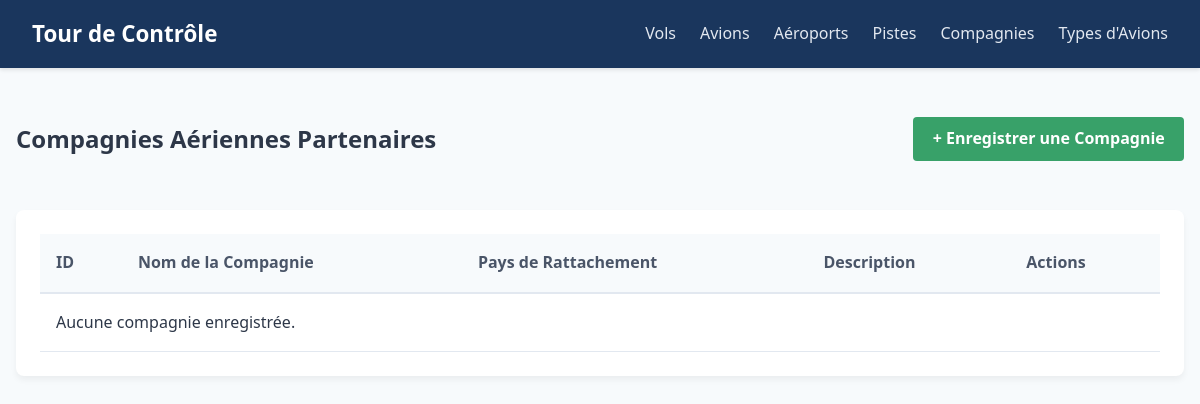
Page /compagnies/ on the earlier database version.
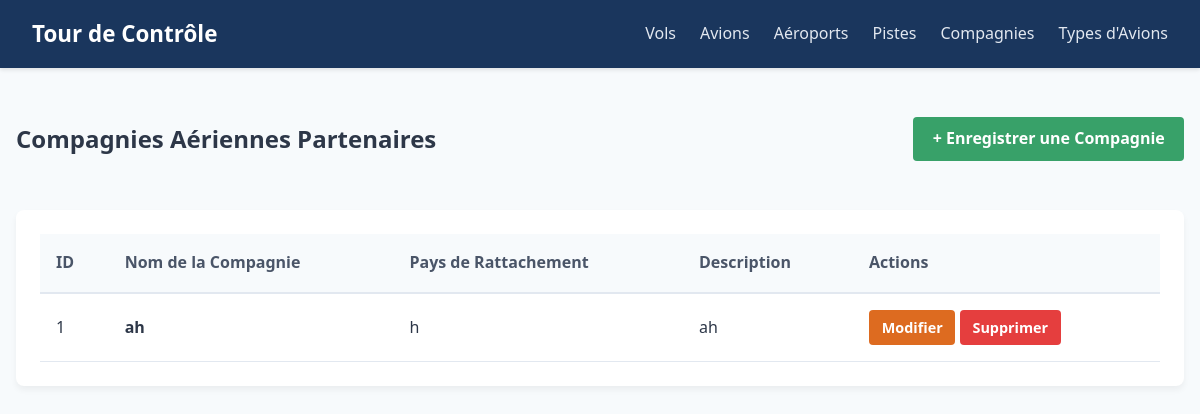
Same page on the later database version.
### gestion_trafic/models.py (models this page shows, shortened)
class Compagnie(models.Model):
    nom = models.CharField(max_length=100, verbose_name="Nom de la compagnie")
    description = models.TextField(blank=True, null=True)
    pays_rattachement = models.CharField(max_length=100)

### gestion_trafic/views.py (the view)
# urls.py: path('compagnies/', views.CompagnieListView.as_view(), name='liste_compagnies'),
class CompagnieListView(ListView):
    model = Compagnie
    template_name = 'gestion_trafic/compagnies/liste.html'
    context_object_name = 'compagnies'

### gestion_trafic/templates/gestion_trafic/compagnies/liste.html
{% extends 'gestion_trafic/base.html' %}
{% block content %}
<div class="page-header">
    <h2>Compagnies Aériennes Partenaires</h2>
    <a href="{% url 'ajouter_compagnie' %}" class="btn btn-success">+ Enregistrer une Compagnie</a>
</div>
<div class="data-card">
    <table class="data-table">
        <thead>
            <tr>
                <th>ID</th>
                <th>Nom de la Compagnie</th>
                <th>Pays de Rattachement</th>
                <th>Description</th>
                <th>Actions</th>
            </tr>
        </thead>
        <tbody>
            {% for compagnie in compagnies %}
            <tr>
                <td>{{ compagnie.id }}</td>
                <td><strong>{{ compagnie.nom }}</strong></td>
                <td>{{ compagnie.pays_rattachement }}</td>
                <td>{{ compagnie.description|default:"Aucune description" }}</td>
                <td>
                    <a href="{% url 'modifier_compagnie' compagnie.id %}" class="btn btn-warning">Modifier</a>
                    <a href="{% url 'supprimer_compagnie' compagnie.id %}" class="btn btn-danger">Supprimer</a>
                </td>
            </tr>
            {% empty %}
            <tr>
                <td colspan="5" class="text-center">Aucune compagnie enregistrée.</td>
            </tr>
            {% endfor %}
        </tbody>
    </table>
</div>
{% endblock %}

### gestion_trafic/templates/gestion_trafic/base.html (shortened to what this page needs)
{% load static %}
<!DOCTYPE html>
<html lang="fr">
<head>
    <link rel="stylesheet" href="{% static 'css/style.css' %}">
</head>
<body>
<nav class="navbar">
    <a class="navbar-brand" href="{% url 'accueil' %}"> Tour de Contrôle</a>
    <ul class="navbar-nav">
        <li><a class="nav-link" href="{% url 'liste_vols' %}">Vols</a></li>
        <li><a class="nav-link" href="{% url 'liste_avions' %}">Avions</a></li>
        <li><a class="nav-link" href="{% url 'liste_aeroports' %}">Aéroports</a></li>
        <li><a class="nav-link" href="{% url 'liste_pistes' %}">Pistes</a></li>
        <li><a class="nav-link" href="{% url 'liste_compagnies' %}">Compagnies</a></li>
        <li><a class="nav-link" href="{% url 'liste_types_avions' %}">Types d'Avions</a></li>
    </ul>
</nav>
<div class="container">
    {% block content %}
    {% endblock %}
</div>
</body>
</html>

### gestion_trafic/static/css/style.css (style rules this page uses)
:root { --primary-color: #1a365d; --secondary-color: #2b6cb0; --bg-light: #f7fafc; --text-dark: #2d3748; --white: #ffffff; --success: #38a169; --warning: #dd6b20; --danger: #e53e3e; --border-color: #e2e8f0; }
body { font-family: 'Segoe UI', Tahoma, Geneva, Verdana, sans-serif; background-color: var(--bg-light); color: var(--text-dark); margin: 0; padding: 0; line-height: 1.6; }
.navbar { background-color: var(--primary-color); padding: 1rem 2rem; display: flex; justify-content: space-between; align-items: center; box-shadow: 0 2px 4px rgba(0,0,0,0.1); }
.navbar-brand { color: var(--white); font-size: 1.4rem; font-weight: bold; text-decoration: none; }
.navbar-nav { list-style: none; display: flex; margin: 0; padding: 0; gap: 1.5rem; }
.nav-link { color: #e2e8f0; text-decoration: none; font-weight: 500; transition: color 0.3s; }
.container { max-width: 1200px; margin: 2rem auto; padding: 0 1rem; }
.page-header { display: flex; justify-content: space-between; align-items: center; margin-bottom: 2rem; }
.btn { display: inline-block; padding: 0.6rem 1.2rem; border-radius: 4px; font-weight: 600; text-decoration: none; cursor: pointer; border: none; transition: background-color 0.2s; }
.btn-success { background-color: var(--success); color: var(--white); }
.btn-warning { background-color: var(--warning); color: var(--white); padding: 0.4rem 0.8rem; font-size: 0.9rem; }
.btn-danger { background-color: var(--danger); color: var(--white); padding: 0.4rem 0.8rem; font-size: 0.9rem; }
.data-card { background-color: var(--white); border-radius: 8px; box-shadow: 0 4px 6px rgba(0,0,0,0.05); padding: 1.5rem; overflow-x: auto; }
.data-table { width: 100%; border-collapse: collapse; text-align: left; }
.data-table th { background-color: #f7fafc; color: #4a5568; padding: 1rem; font-weight: 600; border-bottom: 2px solid var(--border-color); }
.data-table td { padding: 1rem; border-bottom: 1px solid var(--border-color); vertical-align: middle; }

Differences in the rows shown:
added Compagnie: id "1", nom "ah", pays_rattachement "h", description "ah"
Other differences:
text no longer shown: "Aucune compagnie enregistrée."
